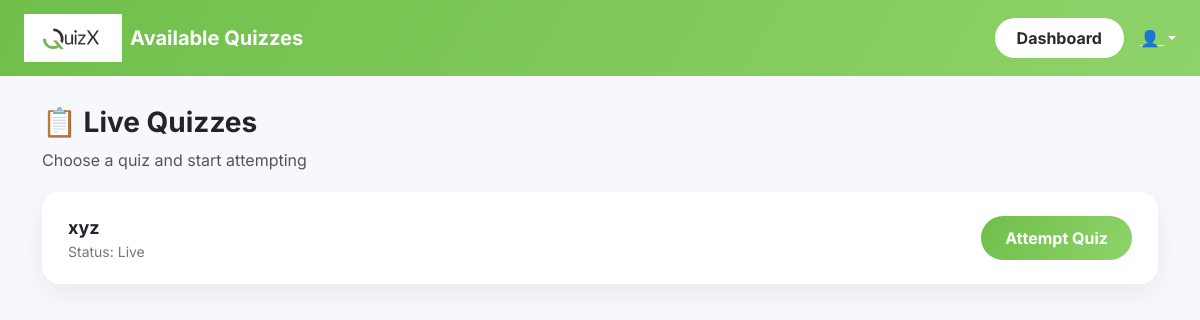
Before: /student/quizzes with the older database file.
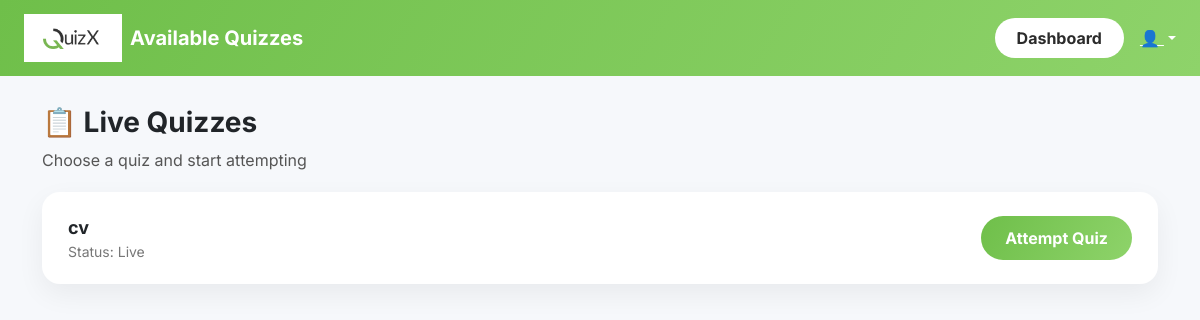
After: the same page with the newer database file.
### app.py (models this page shows)
class Quiz(db.Model):
    id = db.Column(db.Integer, primary_key=True)
    title = db.Column(db.String(100), nullable=False)
    duration = db.Column(db.Integer)  # minutes
    start_time = db.Column(db.DateTime)
    is_locked = db.Column(db.Boolean, default=False)
    is_published = db.Column(db.Boolean, default=False)
    is_active = db.Column(db.Boolean, default=False)
    join_code = db.Column(db.String(10), unique=True)
    is_paused = db.Column(db.Boolean, default=False)
    paused_at = db.Column(db.DateTime)
    paused_seconds = db.Column(db.Integer, default=0)

### app.py (the view)
@app.route("/student/quizzes")
def student_quizzes():
    quizzes = Quiz.query.filter_by(is_active=True).all()
    return render_template("student_quiz.html", quizzes=quizzes)

### templates/student_quiz.html (shortened to what this page needs)
<!DOCTYPE html>
<html lang="en">
<head>
    <link href="https://cdn.jsdelivr.net/npm/bootstrap@5.3.0/dist/css/bootstrap.min.css" rel="stylesheet">
    <link rel="stylesheet" href="{{ url_for('static', filename='css/student_quiz.css') }}">
</head>
<body>
<nav class="navbar navbar-expand-lg navbar-dark px-4">
    <div class="logo-box d-flex align-items-center gap-2">
        <img src="{{ url_for('static', filename='logo.png') }}" alt="QuizX Logo">
        <span class="navbar-brand">Available Quizzes</span>
    </div>
    <div class="ms-auto d-flex align-items-center gap-3">
        <a href="/student/dashboard" class="back-btn">
            Dashboard
        </a>
        <div class="dropdown">
            <a class="text-white fw-semibold dropdown-toggle"
               href="#" role="button" data-bs-toggle="dropdown">
                👤 {{ session.username }}
            </a>
        </div>
    </div>
</nav>
<div class="container">
    <div class="page-header">
        <h3>📋 Live Quizzes</h3>
        <p>Choose a quiz and start attempting</p>
    </div>
    <div class="row g-4">
        {% for quiz in quizzes %}
        <div class="col-12">
            <div class="quiz-card">
                <div>
                    <div class="quiz-title">{{ quiz.title }}</div>
                    <div class="quiz-meta">Status: Live</div>
                </div>
                <a href="/student/quiz/{{ quiz.id }}" class="btn-green">
                    Attempt Quiz
                </a>
            </div>
        </div>
        {% endfor %}
    </div>
</div>
</body>
</html>

Changed rows visible on the page:
no longer on this page (row edited): Quiz: title "xyz"
added Quiz: title "cv"
